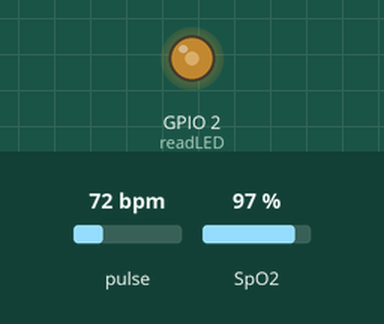
Simulated run of this program. Board: ESP32. Parts: output pins drawn as LEDs (lit = HIGH). The inputs (shaded band) are chosen by the test bench; at power-on: pulse 72 bpm, SpO2 97 %. WiFi joins after 1.5 s; servers stay silent unless stated; what the program prints to the serial monitor is not drawn.

Above: at 3.47 s.
3.5 s: pulse set to 70 bpm
At 3.78 s:
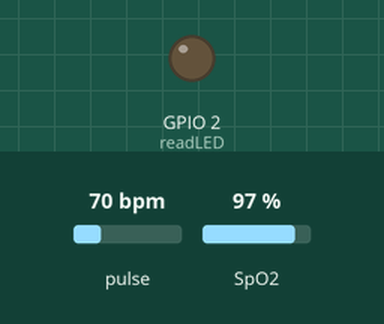
6.5 s: SpO2 set to 85 %
Timing chart, 0 to 15.5 s (numbered marks = the images above; inputs shaded):
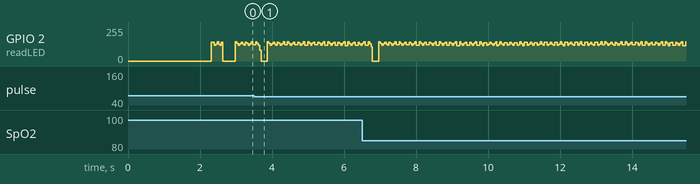

The program:

main.cpp
```cpp
#include <Arduino.h>

// Libreria con las constantes para conexión a WiFi y a Firebase
#include "config/config.h"
// Libreria con la configuración y funciones para Firebase
#include "services/firebase.h"
// Libreria con la conección al wifi
#include "services/wifiManager.h"
// Libreria con la configuración y funciones para el sensor MAX30102
#include "sensors/max30102.h"

// Variables globales para HR y SP02
int32_t heartRate;
int32_t spo2;

// Variables de validación de señal
int8_t validHeartRate;
int8_t validSPO2;


// Variables para almacenar los valores anteriores y evitar envíos repetidos
int32_t previousHeartRate = 0;
int8_t previousSPO2 = 0;

void setup() {
  Serial.begin(115200);
  pinMode(readLED, OUTPUT);

  // Conección al WiFi
  connectionWiFi(WIFI_SSID, WIFI_PASS);

  // Conección a la base de datos (Firebase)
  connectionFirebase(FIREBASE_URL, FIREBASE_SECRET);

  // Inicualizacion y configuración del sensor MAX30102
  initializationMAX30102();

  // Bloque 1: Llenar el buffer inicial con 100 muestras y hace el cálculo inicial HR y SP02
  Serial.println("Llenando buffer inicial...");
  prechargeBuffer(&heartRate, &spo2, &validHeartRate, &validSPO2);
  Serial.println("Iniciando cálculo continuo.");
}

void loop() {
  // Bloque 2: Lectura continua y cálculo
  // Desplaza, obtiene 50 nuevas muestras y Recalcular HR y SP02
  updateSamples(&heartRate, &spo2, &validHeartRate, &validSPO2);

  // 4. Imprimir y enviar resultados filtrados (solo si VHR y VSPO2 son 1)
  // Validar y enviar datos a la base de datos (Si cambio el valor)
  if (validateReading(heartRate, previousHeartRate, validHeartRate, 60, 150)) {
    sendToFirebase(PATH_HR, heartRate, "Ritmo Cardiaco");
    previousHeartRate = heartRate;
  } else {
    Serial.println("HR invalido, no enviado.");
  }

  if (validateReading(spo2, previousSPO2, validSPO2, 85, 100)) {
    sendToFirebase(PATH_SPO2, spo2, "Oxigenación");
    previousSPO2 = spo2;
  } else {
    Serial.println("SPO2 invalido, no enviado.");
  }
}
```

max30102.h
```cpp
#ifndef MAX30102_h
#define MAX30102_h

// Librerias Para el Sensor MAX30102
#include <Wire.h>
#include "MAX30105.h"
#include "spo2_algorithm.h"

// Variables globales de para la configuración del sensor MAX30102 (instancia de la clase MAX30105)
MAX30105 particleSensor;

// El Tamaño Seguro Para La Librería Es de 100 muestras
#define BUFFER_SIZE 100
uint32_t irBuffer[BUFFER_SIZE];
uint32_t redBuffer[BUFFER_SIZE];
int32_t bufferLength = BUFFER_SIZE;

// Pin del LED
byte readLED = 2;


// Actualizaremos cada 0.25 segundos (50 muestras a 200 SPS).
const byte SAMPLES_TO_UPDATE = 50;
const byte NEW_SAMPLES_START_INDEX = BUFFER_SIZE - SAMPLES_TO_UPDATE;  // 100 - 50 = 50

void initializationMAX30102() {
  // Inicializar sensor
  if (!particleSensor.begin(Wire, I2C_SPEED_FAST)) {
    Serial.println("MAX30105 no fue encontrado. Revise cableado/alimentación.");
    while (1);
  }

  Serial.println("Fije el sensor.");
  // Serial.println("Fije el sensor. Presione cualquier tecla para iniciar.");
  // while (Serial.available() == 0);
  // Serial.read();

  // Configración más optima para sensor MAX30102 con el ESP32
  byte ledBrightness = 200;  // Alta potencia (Ajustar para la saturación)
  byte sampleAverage = 1;    // Sin promediado
  byte ledMode = 2;          // Rojo + IR
  byte sampleRate = 200;     // 200 SPS
  int pulseWidth = 411;      // Pulso más ancho
  int adcRange = 16384;      // Máxima resolución

  particleSensor.setup(ledBrightness, sampleAverage, ledMode, sampleRate, pulseWidth, adcRange);
}

void prechargeBuffer(int32_t *hr, int32_t *os, int8_t *validHR, int8_t *validOS) {
  for (byte i = 0; i < bufferLength; i++) {
    while (particleSensor.available() == false)
    particleSensor.check();
    redBuffer[i] = particleSensor.getRed();
    irBuffer[i] = particleSensor.getIR();
    particleSensor.nextSample();
  }
  // Cálculo inicial
  maxim_heart_rate_and_oxygen_saturation(irBuffer, bufferLength, redBuffer, os, validOS, hr, validHR);
}

void updateSamples(int32_t *hr, int32_t *os, int8_t *validHR, int8_t *validOS) {
    // 1. Desplazar: Mover las últimas 50 muestras al inicio del array.
    for (byte i = SAMPLES_TO_UPDATE; i < BUFFER_SIZE; i++) {
      redBuffer[i - SAMPLES_TO_UPDATE] = redBuffer[i];
      irBuffer[i - SAMPLES_TO_UPDATE] = irBuffer[i];
    }

    // 2. Leer: Tomar 50 conjuntos de muestras nuevas, empezando en el índice 50.
    for (byte i = NEW_SAMPLES_START_INDEX; i < BUFFER_SIZE; i++) {
      while (particleSensor.available() == false)
      particleSensor.check();

      digitalWrite(readLED, !digitalRead(readLED));

      redBuffer[i] = particleSensor.getRed();
      irBuffer[i] = particleSensor.getIR();
      particleSensor.nextSample();
    }
    // 3. Recalcular HR y SP02
    maxim_heart_rate_and_oxygen_saturation(irBuffer, bufferLength, redBuffer, os, validOS, hr, validHR);
}

// Función para validar las lecturas antes de enviarlas a la base de datos
bool validateReading(int32_t current, int32_t previous, int8_t vSignal, int minVal, int maxVal) {
  if (vSignal == 0) return false;
  if (current == previous) return false;
  if (current < minVal || current > maxVal) return false;

  return true;
}

#endif
```

firebase.h
```cpp
#ifndef FIREBASE_H
#define FIREBASE_H

// Libreria para conexión a Firebase (Base de Datos)
#include<FirebaseESP32.h>
// Libreria con la conección al wifi
#include "services/wifiManager.h"

// Variables globales de para la configuración del Firebase (instancia de la clase Firebase)
FirebaseData myFireBaseData;
FirebaseConfig firebaseConfig;
FirebaseAuth firebaseAuth;

void connectionFirebase(const char* url, const char* secreto) {
  // Configuración de la conexión a Firebase
  firebaseConfig.database_url = url;
  firebaseConfig.signer.tokens.legacy_token = secreto;
  Firebase.begin(&firebaseConfig, &firebaseAuth);
  Firebase.reconnectWiFi(true);
}

void sendToFirebase(const char* path, int value, const char* label) {
  if(!isConnected()) return;

  if (Firebase.setInt(myFireBaseData, path, value)) {
    Serial.print(label);
    Serial.print(": ");
    Serial.println(value);
    } else {
    Serial.print("Error de conexión: ");
    Serial.println(myFireBaseData.errorReason());
    }
}

#endif
```

wifiManager.h
```cpp
#ifndef WIFIMANAGER_H
#define WIFIMANAGER_H

// Libreria para conexión a WiFi
#include<WiFi.h>

void connectionWiFi(const char* ssid, const char* password) {
  WiFi.begin(ssid, password); // Conexión a WiFi

  Serial.print("Conectando a la red: ");
  Serial.println(ssid);

  // Estableciendo conexión al WiFi
  while(WiFi.status() != WL_CONNECTED) {
    Serial.print(". ");
    delay(500);
  }
  Serial.println("Conexión WiFi exitosa");
}

bool isConnected() {
  return (WiFi.status() == WL_CONNECTED);
}

#endif
```

config.example.h
```cpp
/*
 ARCHIVO DE CONFIGURACIÓN (PLANTILLA)
    INSTRUCCIONES:
 1. Crea una copia de este archivo y renómbrala como 'config.h'.
 2. Asegúrate de que 'config.h' esté incluido en tu archivo .gitignore.
 3. Completa los datos a continuación con tus credenciales reales.
 */

#ifndef CONFIG_H
#define CONFIG_H

// Configuración de Red WiFi
// El nombre (SSID) de tu red inalámbrica
#define WIFI_SSID  "Tu_Red_WiFi"
// La contraseña de tu red WiFi
#define WIFI_PASS  "Tu_Password_Seguro"

// Configuración de Google Firebase
// URL de tu Realtime Database (ej: https://nombre-proyecto.firebaseio.com/)
#define FIREBASE_URL "TU_URL_DE_FIREBASE"
// Token secreto de la base de datos (Database Secret)
#define FIREBASE_SECRET "Tu_Secreto"

// Rutas de la Base de Datos (Paths)
// Ubicación donde se guardarán los datos en el árbol de Firebase
#define PATH_HR "/Monitoreo/HeartRate"
#define PATH_SPO2 "/Monitoreo/SPO2"

#endif
```
